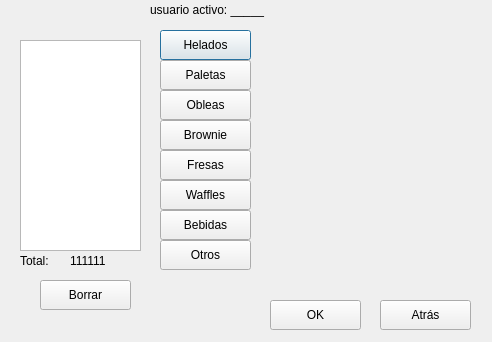
<?xml version="1.0" encoding="UTF-8"?>
<ui version="4.0">
 <class>page_v2</class>
 <widget class="QDialog" name="page_v2">
  <property name="geometry">
   <rect>
    <x>0</x>
    <y>0</y>
    <width>492</width>
    <height>342</height>
   </rect>
  </property>
  <property name="windowTitle">
   <string>page_v2</string>
  </property>
  <widget class="QLabel" name="user_active">
   <property name="geometry">
    <rect>
     <x>150</x>
     <y>0</y>
     <width>121</width>
     <height>20</height>
    </rect>
   </property>
   <property name="text">
    <string>usuario activo: _____</string>
   </property>
  </widget>
  <widget class="QTableView" name="tableView">
   <property name="geometry">
    <rect>
     <x>20</x>
     <y>40</y>
     <width>121</width>
     <height>211</height>
    </rect>
   </property>
  </widget>
  <widget class="QPushButton" name="Helados">
   <property name="geometry">
    <rect>
     <x>160</x>
     <y>30</y>
     <width>91</width>
     <height>30</height>
    </rect>
   </property>
   <property name="text">
    <string>Helados</string>
   </property>
  </widget>
  <widget class="QPushButton" name="Paletas">
   <property name="geometry">
    <rect>
     <x>160</x>
     <y>60</y>
     <width>91</width>
     <height>30</height>
    </rect>
   </property>
   <property name="text">
    <string>Paletas</string>
   </property>
  </widget>
  <widget class="QPushButton" name="Obleas">
   <property name="geometry">
    <rect>
     <x>160</x>
     <y>90</y>
     <width>91</width>
     <height>30</height>
    </rect>
   </property>
   <property name="text">
    <string>Obleas</string>
   </property>
  </widget>
  <widget class="QPushButton" name="Brownie">
   <property name="geometry">
    <rect>
     <x>160</x>
     <y>120</y>
     <width>91</width>
     <height>30</height>
    </rect>
   </property>
   <property name="text">
    <string>Brownie</string>
   </property>
  </widget>
  <widget class="QPushButton" name="Waffles">
   <property name="geometry">
    <rect>
     <x>160</x>
     <y>180</y>
     <width>91</width>
     <height>30</height>
    </rect>
   </property>
   <property name="text">
    <string>Waffles</string>
   </property>
  </widget>
  <widget class="QPushButton" name="Fresas">
   <property name="geometry">
    <rect>
     <x>160</x>
     <y>150</y>
     <width>91</width>
     <height>30</height>
    </rect>
   </property>
   <property name="text">
    <string>Fresas</string>
   </property>
  </widget>
  <widget class="QPushButton" name="Bebidas">
   <property name="geometry">
    <rect>
     <x>160</x>
     <y>210</y>
     <width>91</width>
     <height>30</height>
    </rect>
   </property>
   <property name="text">
    <string>Bebidas</string>
   </property>
  </widget>
  <widget class="QPushButton" name="Otros">
   <property name="geometry">
    <rect>
     <x>160</x>
     <y>240</y>
     <width>91</width>
     <height>30</height>
    </rect>
   </property>
   <property name="text">
    <string>Otros</string>
   </property>
  </widget>
  <widget class="QPushButton" name="pushButton_2">
   <property name="geometry">
    <rect>
     <x>380</x>
     <y>300</y>
     <width>91</width>
     <height>30</height>
    </rect>
   </property>
   <property name="text">
    <string>Atrás</string>
   </property>
  </widget>
  <widget class="QPushButton" name="pushButton">
   <property name="geometry">
    <rect>
     <x>270</x>
     <y>300</y>
     <width>91</width>
     <height>30</height>
    </rect>
   </property>
   <property name="text">
    <string>OK</string>
   </property>
  </widget>
  <widget class="QLabel" name="label">
   <property name="geometry">
    <rect>
     <x>20</x>
     <y>250</y>
     <width>68</width>
     <height>22</height>
    </rect>
   </property>
   <property name="text">
    <string>Total:</string>
   </property>
  </widget>
  <widget class="QLabel" name="label_2">
   <property name="geometry">
    <rect>
     <x>70</x>
     <y>250</y>
     <width>68</width>
     <height>22</height>
    </rect>
   </property>
   <property name="text">
    <string>111111</string>
   </property>
  </widget>
  <widget class="QPushButton" name="pushButton_3">
   <property name="geometry">
    <rect>
     <x>40</x>
     <y>280</y>
     <width>91</width>
     <height>30</height>
    </rect>
   </property>
   <property name="text">
    <string>Borrar</string>
   </property>
  </widget>
 </widget>
 <resources/>
 <connections/>
</ui>
